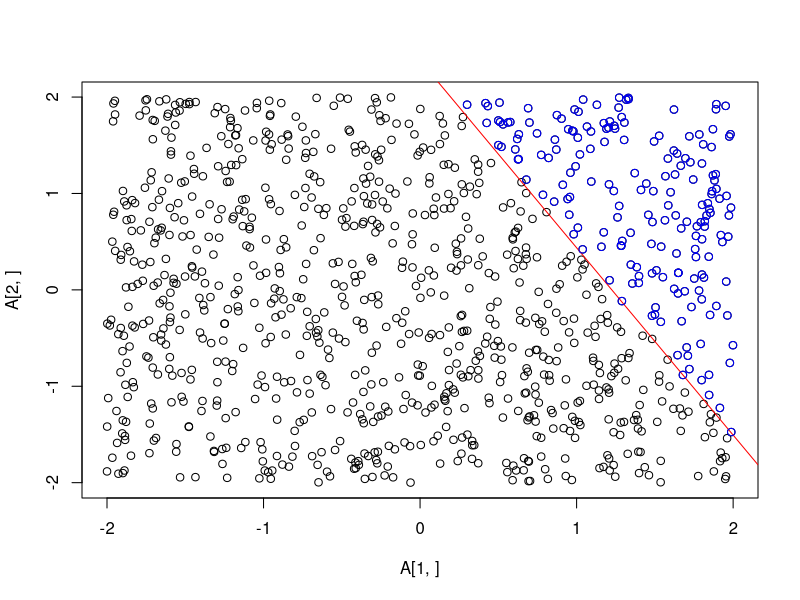

This chart was generated by the following R code:

# First define the limits of the space to work in: (x1,y1) and (x2, y2)
x1<-(-2)
y1<-(-2)
x2<-2
y2<-2

# Define randomly selected (but fixed) points x and y between (x1,y1) and (x2,y2)
x <- runif(2, min = x1, max = x2)
y <- runif(2, min = y1, max = y2)

# Define the unique line passing through points x and y
fit <- (lm(y~x))

# Extract the intercept and slope of the line generated
t <- summary(fit)$coefficients[,1] 

t[1] # Intercept = c
t[2] # Slope = m

# Define the function f of variable z to evaluate the m*z + c. 
# The target classifies based on the function f.
f <- function(x){
  t[2]*x + t[1]
}

N<-1000 # Number of data points in the training set

A <- matrix(ncol=N, nrow=2) # A contains N random points of the space
b <- matrix(ncol=N, nrow=1) # b contains the labels of the points in A: i.e. which side of the line they lie on

for(i in 1:N){ # populating the matrices A and b with random entries in the defined subspace
  A[, i] <- c(runif(2, min = x1, max = x2)) 
  b[1, i] <- sign(A[2, i] - f(A[1, i])) # whether the point in A[,i] lies above or below the line
}

# Visualization
plot(A[1, ], A[2, ]) 
abline(fit,col="red") 
k=which(b==1)
points(A[1,k], A[2,k], col="blue")

# Initialization
w <- rep(0,3) # initial values in the weight vector
g <- function(z){ # Defining the function g, which will attempt to approximate f
  t(w) %*% z
}

# Pocket learning algorithm: Running the perceptron algorithm, but storing (and later using)
# the weight vector that gives the smallest training error 

# For N data points, we run the algorithm for 2*N iterations

w_pocket <- w # Pocket (best) weight vector
training_accuracy<-0 # at each iteration, this will be added to
pocket_accuracy<-0 # the best achievable accuracy
i_pocket<-0 # index at which pocket accuracy is achieved

i <- 1

while(i < 2*N+1){
  j = sample(1:N, 1)
  if((sign(g(c(1, A[, j]))) == b[1, j]) == 0){ 
    # update the weight vector at each misclassified point
    w <- w + b[1, j]*c(1, A[, j])
  }
  training_accuracy<-c(training_accuracy,0)
  for(k in 1:N){
    if(sign(g(c(1, A[,k ]))) == b[, k]){
      training_accuracy[length(training_accuracy)] <- training_accuracy[length(training_accuracy)] + 1/N
    }
  }
  if(tail(training_accuracy,1)>=max(head(training_accuracy,-1))){
    w_pocket<-w
    i_pocket<-i
    pocket_accuracy<- tail(training_accuracy,1)
  }
  i = i + 1
}

# Calculating the simple Perceptron model's classification accuracy on the training set
final_training_accuracy <- tail(training_accuracy,1) # training accuracy at the last iteration

# Preparing a larger sample data set to approximate test accuracy
S <- matrix(ncol=(N*100), nrow=2) # matrix with 10000 random data entries
for(v in 1:(N*100)){
  S[, v] <- c(runif(2, min = min(x1,y1)*10, max = max(x2,y2)*100)) 
  # entries are random numbers between lying in a much larger 2D subspace than the training domain
}

## Calculating the test accuracy 

# Simple Perceptron
test_accuracy <-0
v <- 1
while(v <= (ncol(S))){ 
  if(sign(g(c(1, S[, v]))) == sign(S[, v][2] - f(S[, v][1]))){
    test_accuracy <- test_accuracy + 1/ncol(S)
  }
  v <- v + 1
}

print(test_accuracy) # number of times g classified correctly on the test set


# Pocket Learning Algorithm 
pocket_test_accuracy <-0
v <- 1

g_pocket <- function(z){ # New function g_pocket multiples by w_pocket
  t(w_pocket) %*% z
}

while(v <= (ncol(S))){ 
  if(sign(g_pocket(c(1, S[, v]))) == sign(S[, v][2] - f(S[, v][1]))){
    pocket_test_accuracy <- pocket_test_accuracy + 1/ncol(S)
  }
  v <- v + 1
}

# Results
print(i_pocket) # The iteration at which training accuracy stopped increasing
print(final_training_accuracy*100) # Perceptron training accuracy
print(pocket_accuracy*100)  # Pocket training accuracy
print(test_accuracy*100) # Perceptron test accuracy
print(pocket_test_accuracy*100) # Pocket test accuracy






